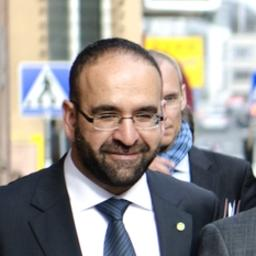
#> input picture AI Training Model/dataset/Real/real_1160.jpg, 256 x 256 px
$ python Vgg16.py
#> lines starting #> are read from the running program, lines starting #| are printed output that depends on the picture
#> in preprocess_image, img is the input picture: shape (256, 256, 3); mean B, G, R 144.2, 148.8, 153.3
import os
import json
import numpy as np
import cv2
import tensorflow as tf
import pywt
from skimage.feature import local_binary_pattern
from scipy.fftpack import fft2, dct
from tensorflow.keras.applications import VGG16
from tensorflow.keras.models import Model
from tensorflow.keras.layers import Dense, Dropout, GlobalAveragePooling2D
from tensorflow.keras.optimizers import Adam
from tensorflow.keras.preprocessing.image import ImageDataGenerator
from sklearn.utils.class_weight import compute_class_weight
import matplotlib.pyplot as plt


DATASET_PATH = "dataset"
REAL_PATH = os.path.join(DATASET_PATH, "Real")
FAKE_PATH = os.path.join(DATASET_PATH, "Fake")
TRAINED_IMAGES_JSON = "Trained/VGG16_trained_images.json"
STORED_ANALYSIS_JSON = "Trained/Analysis_Data.json"
MODEL_PATH = "Trained/VGG16.h5"
FACE_CASCADE_PATH = cv2.data.haarcascades + "haarcascade_frontalface_default.xml"


IMG_SIZE = 224
BATCH_SIZE = 32
EPOCHS = 10
LEARNING_RATE = 0.0001


if os.path.exists(STORED_ANALYSIS_JSON):
    with open(STORED_ANALYSIS_JSON, "r") as f:
        analysis_data = json.load(f)
else:
    analysis_data = {}


face_cascade = cv2.CascadeClassifier(FACE_CASCADE_PATH)

def detect_face(img):

    gray = cv2.cvtColor(img, cv2.COLOR_BGR2GRAY)
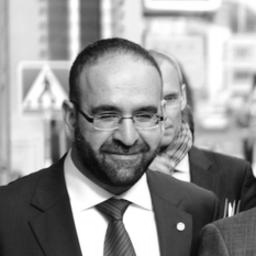
#> gray: shape (256, 256); min 1, max 255, mean 149.6
    faces = face_cascade.detectMultiScale(gray, scaleFactor=1.1, minNeighbors=5, minSize=(30, 30))
#> faces = [[73, 75, 103, 103]]

    if len(faces) == 0:
        return None

    x, y, w, h = faces[0]
#> x = 73; y = 75; w = 103; h = 103
    face = img[y:y+h, x:x+w]
    return cv2.resize(face, (IMG_SIZE, IMG_SIZE))

def preprocess_image(img_path):

    img = cv2.imread(img_path)
    if img is None:
        return None, None

    face_img = detect_face(img)
    if face_img is None:
        return None, None

    face_img = face_img.astype("float32") / 255.0  # Normalize


    gray = cv2.cvtColor(face_img, cv2.COLOR_BGR2GRAY)
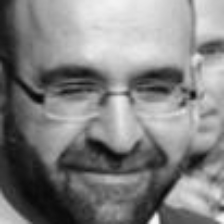
#> gray: shape (224, 224) float32; min 0.0281, max 0.979, mean 0.51
    gray = np.uint8(gray * 255)


    ela_img = cv2.absdiff(face_img, cv2.GaussianBlur(face_img, (5, 5), 0))
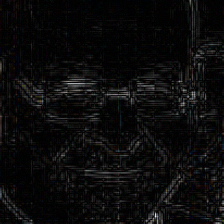
#> ela_img: shape (224, 224, 3) float32; mean B, G, R 0.00515, 0.0051, 0.00519; drawn with min black and max white


    fft_image = np.log(np.abs(fft2(gray)) + 1)
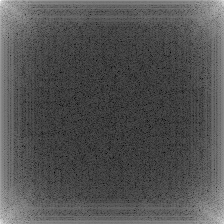
#> fft_image: shape (224, 224) float64; min 0.694, max 15.69, mean 5.57; drawn with min black and max white
    fft_image = cv2.resize(fft_image, (IMG_SIZE, IMG_SIZE))


    coeffs2 = pywt.dwt2(gray, 'haar')
    cA, _ = coeffs2
    cA_resized = cv2.resize(cA, (IMG_SIZE, IMG_SIZE))


    lbp = local_binary_pattern(gray, P=8, R=1, method="uniform")
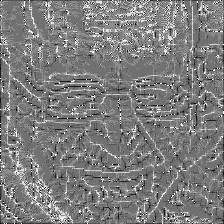
#> lbp: shape (224, 224) float64; min 0, max 9, mean 4.45; drawn with min black and max white
    lbp = cv2.resize(lbp, (IMG_SIZE, IMG_SIZE))


    dct_image = dct(gray, type=2)
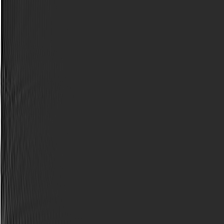
#> dct_image: shape (224, 224) float64; min -17916.2, max 84944, mean 202.7; drawn with min black and max white
    dct_image = cv2.resize(dct_image, (IMG_SIZE, IMG_SIZE))


    fft_image = (fft_image - np.min(fft_image)) / (np.max(fft_image) - np.min(fft_image) + 1e-8)
    dct_image = (dct_image - np.min(dct_image)) / (np.max(dct_image) - np.min(dct_image) + 1e-8)
    lbp = (lbp - np.min(lbp)) / (np.max(lbp) - np.min(lbp) + 1e-8)


    processed_img = np.dstack([gray, fft_image, dct_image])
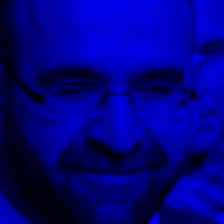
#> processed_img: shape (224, 224, 3) float64; mean of channels 0, 1, 2 129.5, 0.3, 0.2; drawn as B, G, R


    feature_data = {
        "FFT_mean": float(np.mean(fft_image)),
        "WT_mean": float(np.mean(cA_resized)),
        "LBP_mean": float(np.mean(lbp)),
        "DCT_mean": float(np.mean(dct_image))
    }
#> feature_data = {'FFT_mean': 0.325, 'WT_mean': 259, 'LBP_mean': 0.495, 'DCT_mean': 0.176}

    return processed_img, feature_data

def load_dataset(force_retrain=False):

    X, y = [], []

    for label, (folder, class_name) in enumerate([(REAL_PATH, "Real"), (FAKE_PATH, "Fake")]):
        for img_name in os.listdir(folder):
            img_path = os.path.join(folder, img_name)

            if not force_retrain and img_name in analysis_data:
                continue

            processed_img, feature_data = preprocess_image(img_path)
            if processed_img is not None:
                X.append(processed_img)
                y.append(label)

                analysis_data[img_name] = {
                    "class": class_name,
                    "features": feature_data
                }
#> pass 2 of the loop in load_dataset, `for label, (folder, class_name) in enumerate([(REAL_PATH, "Real"), (FA..`:
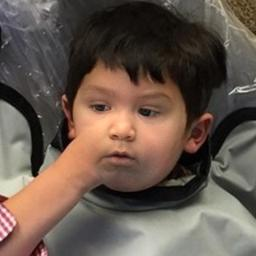
#> input picture AI Training Model/dataset/Fake/fake_105.jpg, 256 x 256 px
#> in preprocess_image, img is the input picture: shape (256, 256, 3); mean B, G, R 77.2, 87.6, 103
#> in detect_face (call 2), `gray = cv2.cvtColor(img, cv2.COLOR_BGR2GRAY)`:
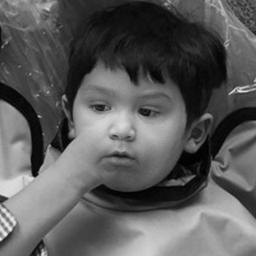
#> gray: shape (256, 256); min 0, max 243, mean 91
#> faces = [[58, 57, 131, 131]]
#> in detect_face (call 2), `x, y, w, h = faces[0]`: x = 58; y = 57; w = 131
#> face: shape (131, 131, 3)
#> in preprocess_image (call 2), `processed_img = np.dstack([gray, fft_image, dct_image])`:
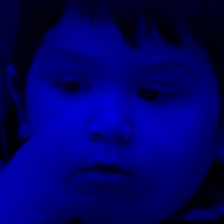
#> processed_img: shape (224, 224, 3) float64; mean of channels 0, 1, 2 100.8, 0.3, 0.2; drawn as B, G, R
#> in preprocess_image (call 2), `feature_data = { "FFT_mean": float(np.mean(fft_image)), "WT_mean": flo..`: feature_data = {'FFT_mean': 0.328, 'WT_mean': 201.6, 'LBP_mean': 0.515, 'DCT_mean': 0.165}


    with open(STORED_ANALYSIS_JSON, "w") as f:
        json.dump(analysis_data, f, indent=4)

    return np.array(X), np.array(y)


X, y = load_dataset(force_retrain=False)
#> y = [0, 1]

if len(X) > 0:
    X = np.array(X)
    y = np.array(y)


    split_1 = int(0.7 * len(X))  # 70% Train
#> split_1 = 1
    split_2 = int(0.85 * len(X)) # 15% Validation, 15% Test
#> split_2 = 1

    X_train, y_train = X[:split_1], y[:split_1]
#> y_train = [0]
    X_val, y_val = X[split_1:split_2], y[split_1:split_2]
#> X_val = empty array; y_val = empty array
    X_test, y_test = X[split_2:], y[split_2:]
#> y_test = [1]


#> (the run stopped early here; a loop or call above may not have finished)
